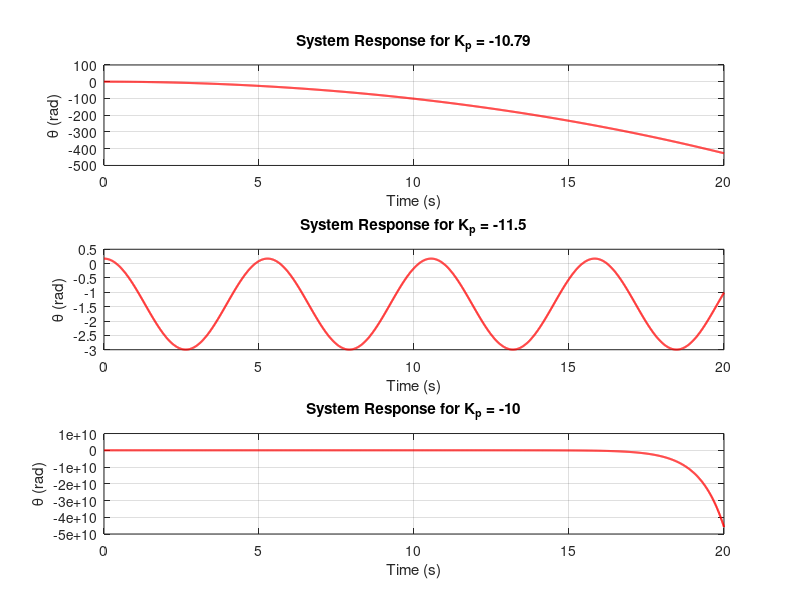
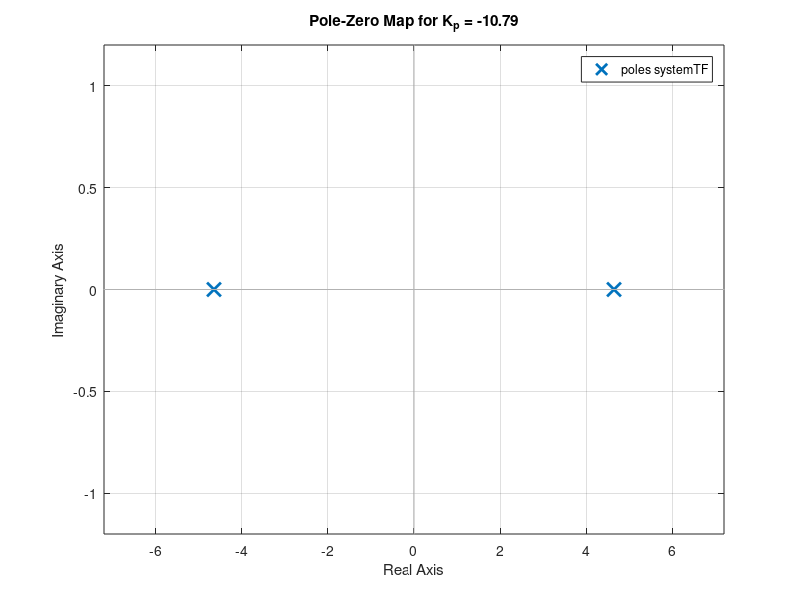
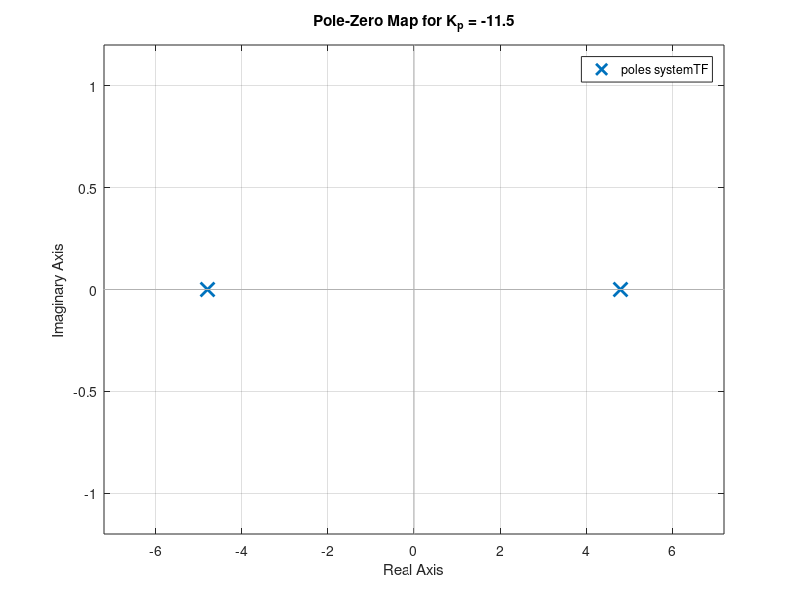
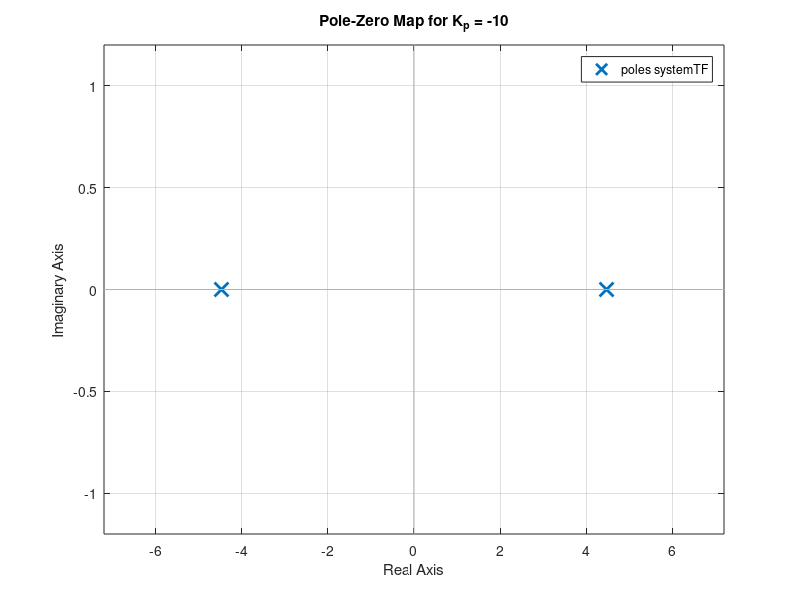

Write MATLAB code to recreate these figures, in order.
clc; clear; close all;

% Controller gains to analyze
proportionalGains = [-10.79, -11.5, -10];  % Different proportional gains to test
derivativeGain = 0;                        % Derivative gain (fixed at zero)

% Simulation parameters
startTime = 0;        % Start time (s)
endTime = 20;         % End time (s)
timeStep = 0.01;      % Time step (s)
timeVector = startTime:timeStep:endTime;  % Time vector

% Initial conditions
initialAngle = pi/18;  % Initial angle (rad) - approximately 10 degrees
initialState = [initialAngle; 0];  % Initial state [θ; dθ/dt]

% Create figure for response plots
figure;

% Simulate and plot system response for each Kp value
for gainIndex = 1:length(proportionalGains)
    currentKp = proportionalGains(gainIndex);
    
    % Define system dynamics with current Kp
    systemDynamics = @(t, state) [
        state(2);  % dθ/dt = angular velocity
        21.582 * state(1) - 2 * (-(currentKp * state(1)) - derivativeGain * state(2) + 1)  % d²θ/dt²
    ];
    
    % Initialize state history
    stateHistory = zeros(2, length(timeVector));
    stateHistory(:, 1) = initialState;
    
    % Runge-Kutta 4th order numerical integration
    for step = 1:length(timeVector)-1
        currentTime = timeVector(step);
        currentState = stateHistory(:, step);
        
        % Calculate RK4 coefficients
        k1 = systemDynamics(currentTime, currentState);
        k2 = systemDynamics(currentTime + timeStep/2, currentState + timeStep/2 * k1);
        k3 = systemDynamics(currentTime + timeStep/2, currentState + timeStep/2 * k2);
        k4 = systemDynamics(currentTime + timeStep, currentState + timeStep * k3);
        
        % Update state
        stateHistory(:, step+1) = currentState + timeStep/6 * (k1 + 2*k2 + 2*k3 + k4);
    end
    
    % Extract angle from state history
    angleResponse = stateHistory(1, :);
    
    % Plot response
    subplot(length(proportionalGains), 1, gainIndex);
    plot(timeVector, angleResponse, 'r', 'LineWidth', 1.5);
    grid on;
    xlabel('Time (s)');
    ylabel('\theta (rad)');
    title(['System Response for K_p = ', num2str(currentKp)]);
end

% Create pole-zero maps for each Kp value
for gainIndex = 1:length(proportionalGains)
    currentKp = proportionalGains(gainIndex);
    
    % Define transfer function
    numerator = [2];  % Numerator coefficients
    denominator = [1, 2 * derivativeGain, 2 * currentKp];  % Denominator coefficients
    
    % Create transfer function
    systemTF = tf(numerator, denominator);
    
    % Create figure for pole-zero map
    figure;
    pzmap(systemTF);
    grid on;
    title(['Pole-Zero Map for K_p = ', num2str(currentKp)]);
    xlabel('Real Axis');
    ylabel('Imaginary Axis');
end